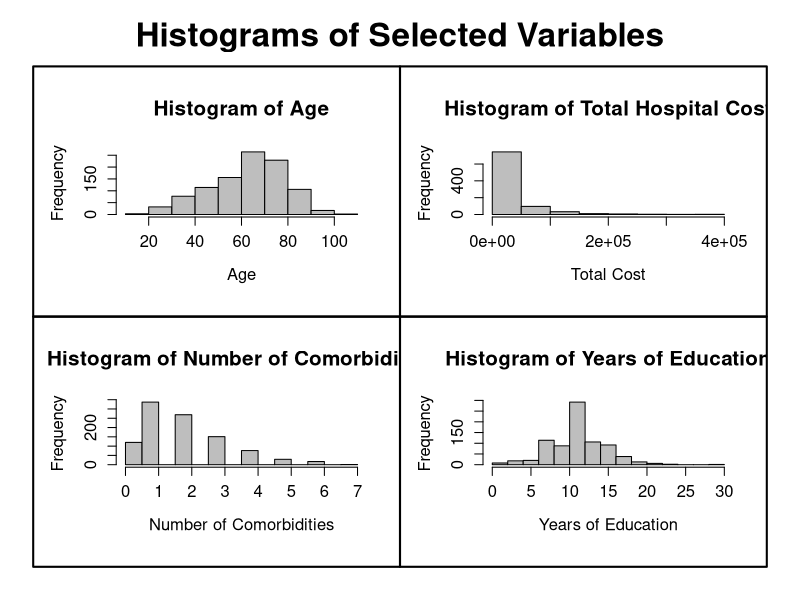
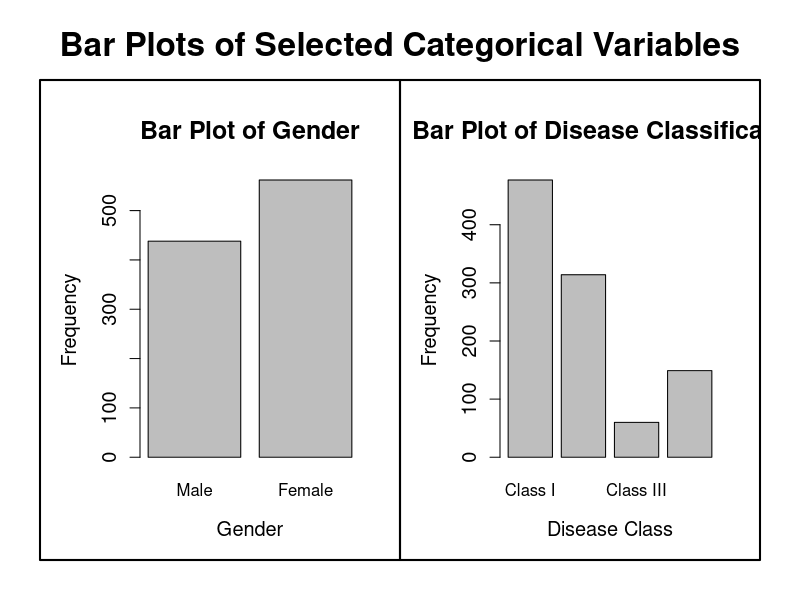

Reproduce these figures in R, in order. (Note: this script raises an error after producing the figures.)
# Load necessary libraries
library(haven)

# Load the dataset (assuming the dataset is named 'support')
support <- read_dta("support.dta")

# Select variables for the project without using the pipe operator
selected_vars <- support[c("age", "totcst", "num_co", "edu")]

# Set up the layout for multiple plots (3 rows, 2 columns) and add space for better visualization
par(mfrow = c(2, 2), mar = c(6, 5, 5, 2), oma = c(2, 2, 4, 2)) # Reduced outer margin for the overall plot

# Create histograms for each numeric variable with a box around each plot
boxplot.col <- "black"  # Color for the border box
border_width <- 2        # Width of the border

# Add a box to each plot with custom color and width
add_border <- function() {
  box(which = "figure", lty = "solid", col = boxplot.col, lwd = border_width)
}

# Generate histograms and add a border to each plot
hist(selected_vars$age, main = "Histogram of Age", xlab = "Age", col = "grey", border = "black", cex.main = 1.5, cex.lab = 1.2, cex.axis = 1.2)
add_border()

hist(selected_vars$totcst, main = "Histogram of Total Hospital Cost", xlab = "Total Cost", col = "grey", border = "black", cex.main = 1.5, cex.lab = 1.2, cex.axis = 1.2)
add_border()

hist(selected_vars$num_co, main = "Histogram of Number of Comorbidities", xlab = "Number of Comorbidities", col = "grey", border = "black", cex.main = 1.5, cex.lab = 1.2, cex.axis = 1.2)
add_border()

hist(selected_vars$edu, main = "Histogram of Years of Education", xlab = "Years of Education", col = "grey", border = "black", cex.main = 1.5, cex.lab = 1.2, cex.axis = 1.2)
add_border()

# Add a meta title for all plots with increased size and reduced margin
mtext("Histograms of Selected Variables", outer = TRUE, cex = 2, font = 2, line = 1)

# Save the figure as a PNG file
dev.copy(png, file = "Results/histograms_selected_vars.png", width = 800, height = 800)
dev.off()

# Reset layout to default
par(mfrow = c(1, 1))

# =============================================================================

# Load the dataset (assuming the dataset is named 'support')
support <- read_dta("support.dta")

# Convert categorical variables to factors with meaningful labels
support$sex <- factor(support$sex, levels = c(1, 2), labels = c("Male", "Female"))
support$dzclass <- factor(support$dzclass, levels = c(1, 2, 3, 4), labels = c("Class I", "Class II", "Class III", "Class IV"))

# Set up the layout for multiple plots (1 row, 2 columns) and save as PNG
png(filename = "barplots_selected_vars_bw.png", width = 1200, height = 600)

par(mfrow = c(1, 2), mar = c(5, 5, 5, 2), oma = c(2, 2, 4, 2))

# Bar Plot for Gender of the Patient
barplot(table(support$sex), main = "Bar Plot of Gender", xlab = "Gender", ylab = "Frequency", col = "grey", cex.main = 1.5, cex.lab = 1.2, cex.axis = 1.2)
box(which = "figure", lty = "solid", col = "black", lwd = 2)

# Bar Plot for Disease Classification
barplot(table(support$dzclass), main = "Bar Plot of Disease Classification", xlab = "Disease Class", ylab = "Frequency", col = "grey", cex.main = 1.5, cex.lab = 1.2, cex.axis = 1.2)
box(which = "figure", lty = "solid", col = "black", lwd = 2)

# Add a meta title for all plots
mtext("Bar Plots of Selected Categorical Variables", outer = TRUE, cex = 2, font = 2, line = 1)

# Save and close the PNG device
dev.off()

# Reset layout to default
par(mfrow = c(1, 1))


# =============================================================================
# Remove rows with missing values for the selected variables to ensure plots are not empty
numerical_vars_clean <- na.omit(numerical_vars)

# Set up the layout for multiple boxplots (2 rows, 2 columns) and add space for better visualization
par(mfrow = c(2, 2), mar = c(6, 5, 5, 2), oma = c(2, 2, 4, 2)) # Adjust margins for better readability

# Create boxplots for each numerical variable with a box around each plot
boxplot.col <- "black"  # Color for the border box
border_width <- 2        # Width of the border

# Add a box to each plot with custom color and width
add_border <- function() {
  box(which = "figure", lty = "solid", col = boxplot.col, lwd = border_width)
}

# Generate boxplots and add a border to each plot
boxplot(numerical_vars_clean$age, main = "Boxplot of Age", ylab = "Age", col = "grey", border = "black", cex.main = 1.5, cex.lab = 1.2, cex.axis = 1.2)
add_border()

boxplot(numerical_vars_clean$totcst, main = "Boxplot of Total Hospital Cost", ylab = "Total Cost", col = "grey", border = "black", cex.main = 1.5, cex.lab = 1.2, cex.axis = 1.2)
add_border()

boxplot(numerical_vars_clean$num_co, main = "Boxplot of Number of Comorbidities", ylab = "Number of Comorbidities", col = "grey", border = "black", cex.main = 1.5, cex.lab = 1.2, cex.axis = 1.2)
add_border()

boxplot(numerical_vars_clean$edu, main = "Boxplot of Years of Education", ylab = "Years of Education", col = "grey", border = "black", cex.main = 1.5, cex.lab = 1.2, cex.axis = 1.2)
add_border()

# Add a meta title for all plots with increased size and reduced margin
mtext("Boxplots of Selected Variables", outer = TRUE, cex = 2, font = 2, line = 1)

# Save the figure as a PNG file
dev.copy(png, file = "boxplots_selected_vars.png", width = 1200, height = 800)
dev.off()

# Reset layout to default
par(mfrow = c(1, 1))



